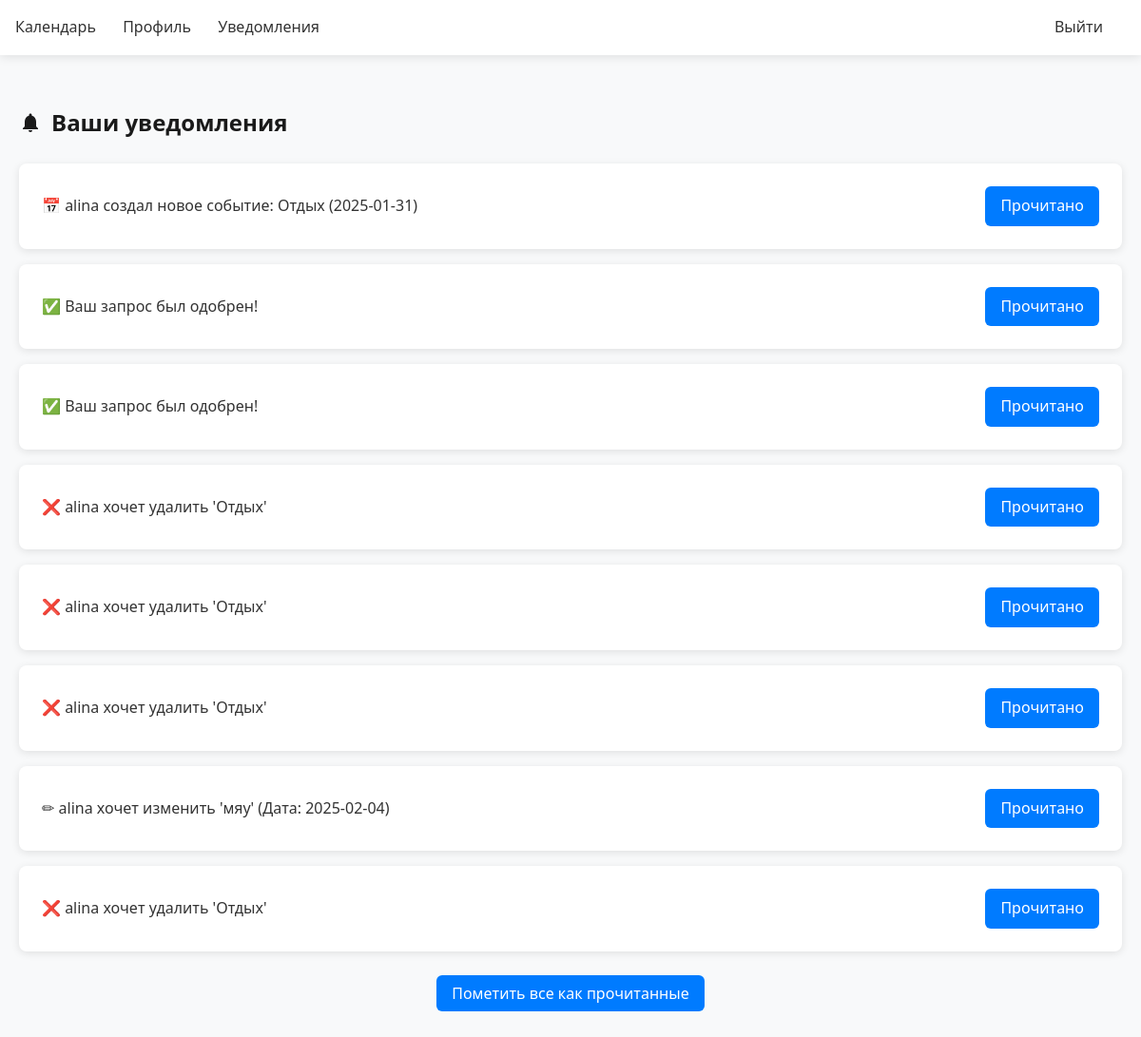
/notifications (signed in), run on an earlier commit of the app's database.
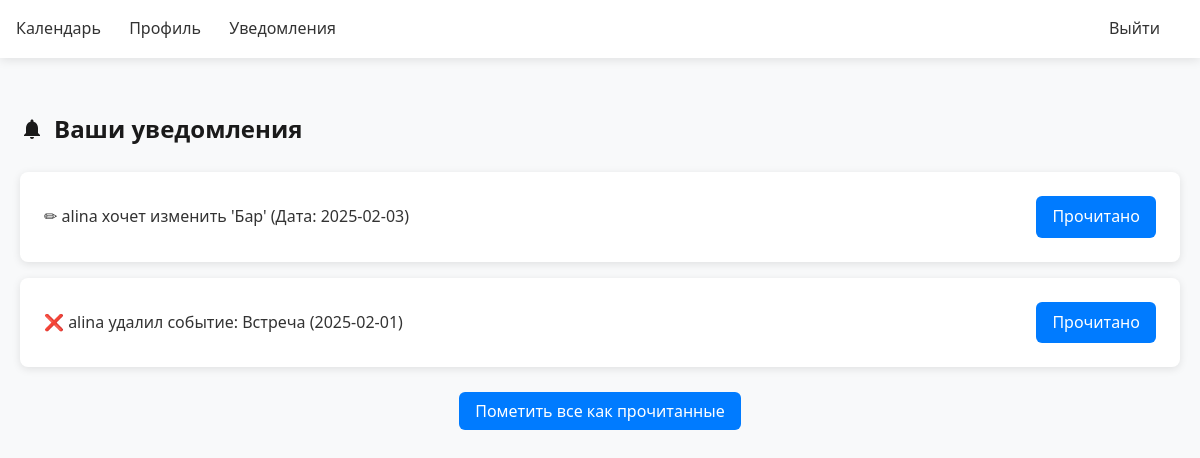
And on a later commit of the database.
### tables this page shows
CREATE TABLE notifications (
    id INTEGER PRIMARY KEY AUTOINCREMENT,
    user TEXT NOT NULL,
    message TEXT NOT NULL,
    event_id INTEGER,
    is_read INTEGER DEFAULT 0,
    FOREIGN KEY (event_id) REFERENCES events(event_id)
);

### main.py (the view)
@app.route('/notifications')
def notifications():
    if 'user' not in session:
        return redirect(url_for('form_authorization'))
    user = session['user']
    with sqlite3.connect('main.db') as db_lp:
        cursor_db = db_lp.cursor()
        cursor_db.execute("SELECT id, message FROM notifications WHERE user = ? AND is_read = 0", (user,))
        notifications = cursor_db.fetchall()
    return render_template('notifications.html', notifications=notifications)

### templates/notifications.html (shortened to what this page needs)
<!DOCTYPE html>
<html lang="ru">
<head>
</head>
<body>
    <div class="nav-menu">
        <div>
            <a href="/calendar">Календарь</a>
            <a href="/profile">Профиль</a>
            <a href="/notifications">Уведомления</a>
        </div>
        <div>
            <a href="/logout">Выйти</a>
        </div>
    </div>
    <div class="container">
        <h2>
            <svg class="bell-icon" viewBox="0 0 24 24" fill="currentColor">
                <path d="M12 22c1.1 0 2-.9 2-2h-4c0 1.1.9 2 2 2zm6-6v-5c0-3.07-1.64-5.64-4.5-6.32V4c0-.83-.67-1.5-1.5-1.5s-1.5.67-1.5 1.5v.68C7.63 5.36 6 7.92 6 11v5l-2 2v1h16v-1l-2-2z"/>
            </svg>
            Ваши уведомления
        </h2>
        {% if notifications %}
            <ul class="notification-list">
                {% for notification in notifications %}
                    <li class="notification-item">
                        <div class="notification-content">
                            {{ notification[1] }}
                        </div>
                        <div class="notification-actions">
                            <a href="/mark_read/{{ notification[0] }}" class="btn btn-primary">
                                Прочитано
                            </a>
                        </div>
                    </li>
                {% endfor %}
            </ul>
            <div style="margin-top: 2rem; text-align: center;">
                <a href="/mark_all_read" class="btn btn-primary">
                    Пометить все как прочитанные
                </a>
            </div>
        {% endif %}
    </div>
</body>
</html>

### templates/notifications.html (style rules this page uses)
* { box-sizing: border-box; margin: 0; padding: 0; font-family: 'Segoe UI', system-ui, sans-serif; }
body { background: #f8f9fa; color: #333; line-height: 1.6; }
.nav-menu { background: white; padding: 1rem; box-shadow: 0 2px 10px rgba(0,0,0,0.1); display: flex; justify-content: space-between; align-items: center; }
.nav-menu a { margin-right: 1.5rem; text-decoration: none; color: #333; font-weight: 500; }
.container { max-width: 1200px; margin: 2rem auto; padding: 20px; }
h2 { color: #1a1a1a; margin-bottom: 1.5rem; display: flex; align-items: center; gap: 10px; }
.notification-list { list-style: none; padding: 0; }
.notification-item { background: white; padding: 1.5rem; margin-bottom: 1rem; border-radius: 8px; box-shadow: 0 2px 8px rgba(0,0,0,0.1); display: flex; justify-content: space-between; align-items: center; transition: transform 0.2s ease; }
.notification-content { flex-grow: 1; margin-right: 1.5rem; }
.notification-actions { display: flex; gap: 10px; }
.btn { padding: 0.5rem 1rem; border: none; border-radius: 6px; cursor: pointer; font-weight: 500; transition: all 0.3s ease; text-decoration: none; }
.btn-primary { background: #007BFF; color: white; }
.bell-icon { width: 24px; height: 24px; }

What changed in the data, as far as the page shows it:
removed notifications: message "📅 alina создал новое событие: Отдых (2025-01-31)"
removed notifications: message "✅ Ваш запрос был одобрен!"
removed notifications: message "✅ Ваш запрос был одобрен!"
removed notifications: message "❌ alina хочет удалить 'Отдых'"
removed notifications: message "❌ alina хочет удалить 'Отдых'"
removed notifications: message "❌ alina хочет удалить 'Отдых'"
removed notifications: message "✏ alina хочет изменить 'мяу' (Дата: 2025-02-04)"
removed notifications: message "❌ alina хочет удалить 'Отдых'"
added notifications: message "✏ alina хочет изменить 'Бар' (Дата: 2025-02-03)"
added notifications: message "❌ alina удалил событие: Встреча (2025-02-01)"
